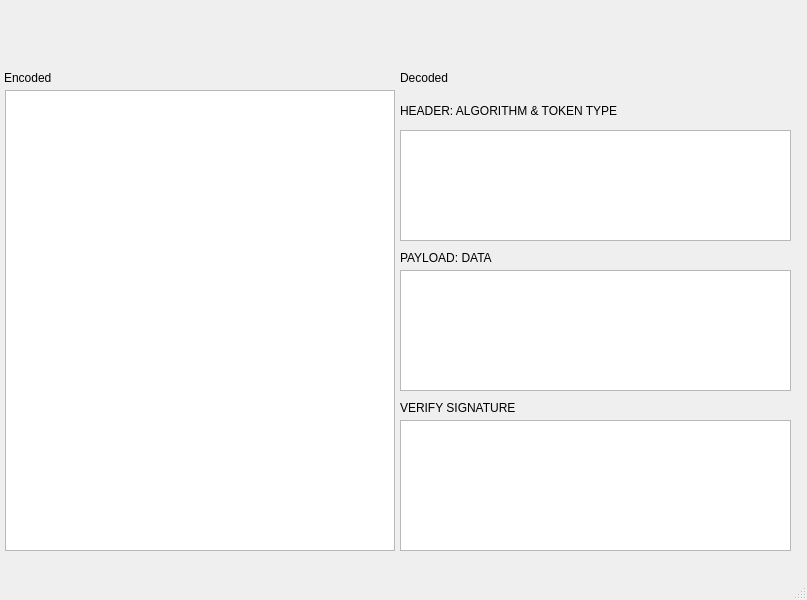
<?xml version="1.0" encoding="UTF-8"?>
<ui version="4.0">
 <class>MainWindow</class>
 <widget class="QMainWindow" name="MainWindow">
  <property name="geometry">
   <rect>
    <x>0</x>
    <y>0</y>
    <width>807</width>
    <height>600</height>
   </rect>
  </property>
  <property name="windowTitle">
   <string>MainWindow</string>
  </property>
  <widget class="QWidget" name="centralwidget">
   <widget class="QTextEdit" name="TokenTextEdit">
    <property name="geometry">
     <rect>
      <x>5</x>
      <y>90</y>
      <width>390</width>
      <height>461</height>
     </rect>
    </property>
   </widget>
   <widget class="QTextEdit" name="headerTextEdit">
    <property name="geometry">
     <rect>
      <x>400</x>
      <y>130</y>
      <width>391</width>
      <height>111</height>
     </rect>
    </property>
   </widget>
   <widget class="QTextEdit" name="PayloadTextEdit">
    <property name="geometry">
     <rect>
      <x>400</x>
      <y>270</y>
      <width>391</width>
      <height>121</height>
     </rect>
    </property>
   </widget>
   <widget class="QTextEdit" name="SIgnatureTextEdit">
    <property name="geometry">
     <rect>
      <x>400</x>
      <y>420</y>
      <width>391</width>
      <height>131</height>
     </rect>
    </property>
   </widget>
   <widget class="QLabel" name="HeaderLabel">
    <property name="geometry">
     <rect>
      <x>400</x>
      <y>100</y>
      <width>391</width>
      <height>21</height>
     </rect>
    </property>
    <property name="text">
     <string>HEADER: ALGORITHM &amp; TOKEN TYPE</string>
    </property>
   </widget>
   <widget class="QLabel" name="PayloadLabel">
    <property name="geometry">
     <rect>
      <x>400</x>
      <y>250</y>
      <width>391</width>
      <height>16</height>
     </rect>
    </property>
    <property name="text">
     <string>PAYLOAD: DATA</string>
    </property>
   </widget>
   <widget class="QLabel" name="SignatureLabel">
    <property name="geometry">
     <rect>
      <x>400</x>
      <y>400</y>
      <width>391</width>
      <height>16</height>
     </rect>
    </property>
    <property name="text">
     <string>VERIFY SIGNATURE</string>
    </property>
   </widget>
   <widget class="QLabel" name="EncodedLabel">
    <property name="geometry">
     <rect>
      <x>4</x>
      <y>40</y>
      <width>100</width>
      <height>75</height>
     </rect>
    </property>
    <property name="text">
     <string>Encoded</string>
    </property>
   </widget>
   <widget class="QLabel" name="DecodedLabel">
    <property name="geometry">
     <rect>
      <x>400</x>
      <y>40</y>
      <width>100</width>
      <height>75</height>
     </rect>
    </property>
    <property name="text">
     <string>Decoded</string>
    </property>
   </widget>
  </widget>
  <widget class="QMenuBar" name="menubar">
   <property name="geometry">
    <rect>
     <x>0</x>
     <y>0</y>
     <width>807</width>
     <height>21</height>
    </rect>
   </property>
  </widget>
  <widget class="QStatusBar" name="statusbar"/>
 </widget>
 <resources/>
 <connections/>
</ui>
